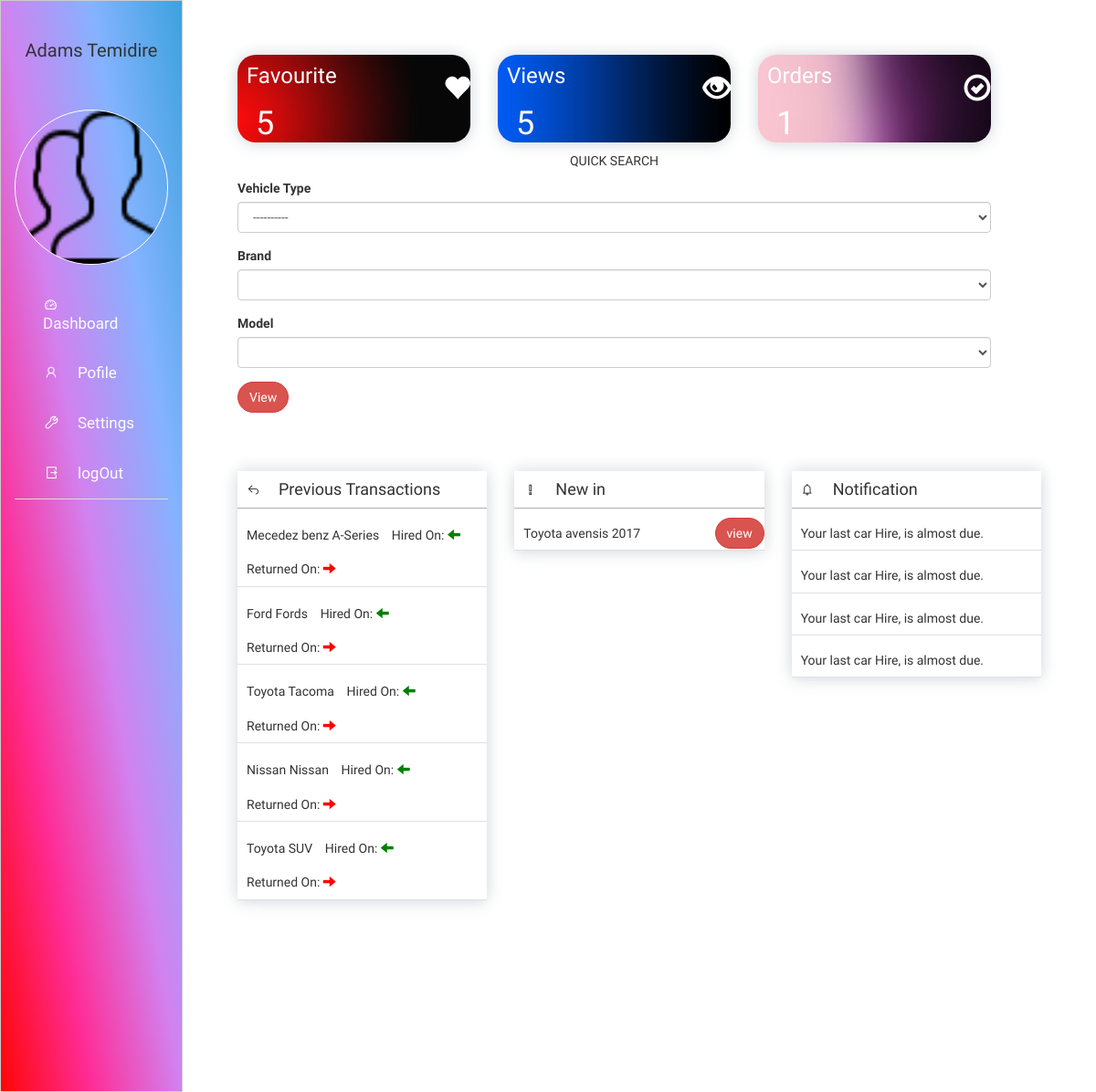
Screenshot of /Dashboard/ (signed in) with the database file from the repository.
### Account/models.py (models this page shows, shortened)
class CustomUser(AbstractUser):
	license=models.CharField(default='xxx-xxx-xxx',max_length=50)
	picture = models.ImageField(upload_to="profile", default="profile/users.png")
	is_active=models.BooleanField(default=True)
	address = models.CharField(max_length=150, default="lagos")
	phone = models.CharField(max_length=150, default="08000012345")

### Transport/models.py (models this page shows, shortened)
class Rent(models.Model):
	user = models.ForeignKey(User, on_delete=models.CASCADE, null=True, blank=True)
	Automobile = models.ForeignKey(AutoMobile, blank=True, on_delete=models.CASCADE)
	Cart=models.ForeignKey(cart,on_delete=models.CASCADE, null=True, blank=True)
	pickup_date = models.DateField(default=datetime.date.today)
	return_date = models.DateField(default=datetime.date.today)
	days = models.PositiveIntegerField(default=0)
	Cost = models.DecimalField(default=0.00, max_digits=100, decimal_places=2)

class AutoMobile(models.Model):
	Vehicle_id= models.ForeignKey(Vehicle, on_delete=models.CASCADE)
	Brands= models.ForeignKey(Brand, on_delete=models.CASCADE, default=1)
	Model=models.CharField(max_length=20)
	Color=models.CharField(max_length=10)
	No_of_Seat= models.PositiveIntegerField()
	image = models.ImageField(upload_to="AutoMobile",default='Users/Model/user.png', blank=True)
	Air_Condition=models.BooleanField(default=True)
	Availability=models.BooleanField(default=True)
	Cost= models.PositiveIntegerField()

class Brand(models.Model):
	Brand_Name= models.CharField(default="Tesla", max_length=50)
	def __str__(self):
		return self.Brand_Name

### Home/views.py (the view)
# urls.py: url(r'^Dashboard/$', views.dashboard, name='dashboard'),
def dashboard(request):
	template="Home/dashboard.html"
	user_info=CustomUser.objects.get(pk=request.user.pk)
	rent = Rent.objects.filter(user=request.user)
	rent_count=Rent.objects.filter(user=request.user).count()
	vehic= Vehicle.objects.all()
	orders= order.objects.filter(user=request.user).count
	context={
	'user':user_info,
	'rent_count':rent_count,
	'orders':orders,
	'rent':rent,
	'vehic':vehic,
	}
	return render(request,template,context)

### templates/Home/dashboard.html (shortened to what this page needs)
{% extends 'Home/signbase.html'%}
{% load static from staticfiles%}
{% block content%}
<div class="hidden-xs hidden-sm">
    <div class=" col-md-2 tab">
        <div class="profilename">
            <p>{{user.last_name}} {{user.first_name}}</p>
        </div>
        <div class="profilebox">
            <img class="img-responsive" src="{{user.picture.url}}">
        </div>
        <ul class="nav nav-tabs">
        <li class="active"><a data-toggle="tab" href="#dashboard-tab"><button style="font-family:'Heebo', sans-serif; margin-top:20px;" class="tablinks" onclick="openCity(event, 'Paris')"><i style="padding-right:20px;" class="la la-tachometer"></i>Dashboard</button></a></li>
        <li><a data-toggle="tab" href="#profile-tab"><button style=" font-family:'Heebo', sans-serif; " class="tablinks"><i style="padding-right:20px;"class="la la-user"></i>Pofile</button></a></li>
        <li><a data-toggle="tab" href="#setting-tab" ><button style="font-family:'Heebo', sans-serif;" class="tablinks" ><i style="padding-right:20px;" class="la la-wrench"></i>Settings</button></a></li>
        <li><a><button style="font-family:'Heebo', sans-serif;" class="tablinks" ><i  style="padding-right:20px;" class="la la-sign-out"></i>logOut</button></a></li>
        </ul>
    </div>
    <div class="col-md-10 tab-content col-md-push-2" style="overflow-x:hidden;">
        <div id="dashboard-tab" class="tab-pane fade in active col-md-12">
          <div class="container firstdash">
              <div class="row">
                  <div class="col-md-12">
                      <div class="col-md-3">
                          <div class="dashimage quickhire">
                               <span style=" color: #ffffff;" class="glyphicon glyphsethings glyphicon-heart"></span>
                          <div class="dashtext">
                              <h3 style="font-family:'Heebo', sans-serif; padding-top: 10px;">Favourite</h3>
                          </div>
                          <div class="dashcontent">
                              <h1 style=" color: #ffffff;">{{rent_count}}</h1>
                          </div>
                          </div>
                      </div>
                      <div class="col-md-3 col-xs-6">
                          <div class="dashimage1 quickhire">
                              <span style=" color: #ffffff;" class="glyphicon glyphsethings glyphicon-eye-open"></span>
                              <div class="dashtext">
                                  <h3 style="font-family:'Heebo', sans-serif; padding-top: 10px">Views</h3>
                              </div>
                              <div class="dashcontent">
                                  <h1 style=" color: #ffffff;">{{rent_count}}</h1>
                              </div>
                          </div>
                      </div>
                      <div class="col-md-3 col-xs-6">
                          <div class="dashimage2 quickhire">
                                   <span style=" color: #ffffff;" class="glyphicon glyphsethings glyphicon-ok-circle"></span>
                          <div class="dashtext">
                              <h3 style="font-family:'Heebo', sans-serif; padding-top: 10px">Orders</h3>
                          </div>
                          <div class="dashcontent">
                              <h1 style=" color: #ffffff;">{{orders}}</h1>
                          </div>
                          </div>
                      </div>
                  </div>
              </div>
          </div>
          <div class="container">
              <div class="row">
                  <div class="col-md-12">
                      <div class="col-md-9">
                          <center><p class="quicksearch">QUICK SEARCH</p></center>
                        <form action="{% url 'load_auto' %}" id="carform" method="post" enctype="multipart/form-data" novalidate>
            <div id="vehicleForm" class="form-group dashform" data-veh-url="{% url 'load_brand'%}">
            <label>Vehicle Type</label>
            <select class="form-control" id="id_vehicl" name="vehicle" required>
                <option>----------</option>
            </select>
            </div>
            <div id="BrandForm" class="form-group dashform1" data-model-url="{% url 'load_model' %}">
                <label>Brand</label>
                <div>
                    <select class="form-control" id="id_brand" name="Brand" required>
                    </select>
                </div>
            </div>
            <div class="form-group dashform1">
            <label>Model</label>
            <select class="form-control" id="id_model" name="Model">
                <option></option>
            </select>
            </div>
                            <button type="submit" style="border-radius: 100px;" class="btn btn-danger">View</button>
                        </form>
                      </div>
                      <div class="col-md-3">
                      </div>
                  </div>
              </div>
          </div>
          <div class="container-fluid seconddash">
              <div class="row dashmarg">
                  <div class="col-md-12">
                      <div class="col-md-4 notification">
                         <div class="compeletdash quickhire">
                              <div class="noteheader">
                              <li style="margin-left:10px;" class="la la-reply"></li><h4>Previous Transactions</h4>
                              </div>
                          {% for ren in rent%}
                          <div class="dash-cont">
                              <h5 style="margin-left:10px;">{{ren.Automobile.Brands}} {{ren.Automobile.Model}} </h5>
                              <h5 style="margin-left:10px;">Hired On: {{ren.pickup_date.date}} <span class="glyphicon glyphok glyphicon-arrow-left"></span></h5>
                              <h5 style="margin-left:10px;">Returned On: {{ren.return_date.date}}<span class="glyphicon glyphfail glyphicon-arrow-right"></span></h5>
                          </div>
                          {% endfor%}
                         </div>
                      </div>
                      <div class="col-md-4 ">
                          <div class="compeletdash quickhire">
                              <div class="noteheader">
                                  <li style="margin-left:10px;" class="la la-exclamation"></li><h4>New in</h4>
                              </div>
                              <div class="dash-cont">
                                <h5 style="margin-left:10px;display:inline-block" class="h5-set">Toyota avensis 2017</h5><button style="display:inline-block"  class="btn btn-danger">view</button>
                              </div>
                          </div>
                      </div>
                      <div class="col-md-4 notification">
                          <div class="compeletdash quickhire">
                              <div class="noteheader">
                                  <li style="margin-left:10px;" class="la la-bell"></li><h4>Notification</h4>
                              </div>
                          <div class="dash-cont">
                              <h5 style="margin-left:10px;">Your last car Hire, is almost due.</h5>
                          </div>
                          <div class="dash-cont">
                              <h5 style="margin-left:10px;">Your last car Hire, is almost due.</h5>
                          </div>
                          <div class="dash-cont">
                              <h5 style="margin-left:10px;">Your last car Hire, is almost due.</h5>
                          </div>
                          <div class="dash-cont">
                              <h5 style="margin-left:10px;">Your last car Hire, is almost due.</h5>
                          </div>
                          </div>
                      </div>
                  </div>
              </div>
          </div>
        </div>
    </div>
</div>
    {% endblock%}

### asset/css/style.css (style rules this page uses)
p,h1,h2,h3,h4,h5,h6,a, label,button,td,th,select { font-family: 'Oswald', sans-serif; }
.quickhire { box-shadow: rgba(58,78,95,0.2) 0 2px 16px, rgba(58,78,95,0.05) 0 -5px 16px; font-family: 'Heebo', sans-serif; font-size: 15px; margin-bottom: 2%; }
.form-group { font-family: "OCR A Extended"; }
.noteheader, .maincontent p { border-bottom: 1px solid #b0b0b0; }
.profilebox { margin: 40px 0 0 0; }
.glyphok { color: green; }
.glyphfail { color: red; }
.profilebox img { max-height: 170px; height: 180px; border: 1px solid #fff; border-radius: 500px; }
.profilename { text-align: center; font-family:'Heebo', sans-serif; margin-top: 40px; font-size: 20px; }
.profile-content, .dash-cont { margin: 10px 0 10px 0; border-bottom: 1px solid #e0e0e0; }
.otherdetails span, a { color: #868686; text-decoration: none; }
.carsform2 label, option { font-family:'Heebo', sans-serif ; }
.btn { font-family:'Heebo', sans-serif ; }
.noteheader h4 { display: inline-block; margin-left: 20px; }
.dashmarg { margin-bottom: 200px; }
.dashimage { background-image: url("/static/img/red.jpg"); cursor: pointer; background-size: cover; border-radius: 20px; }
.dashimage1 { background-image: url("/static/img/fadingblue.png"); cursor: pointer; background-size: cover; border-radius: 20px; }
.dashimage2 { background-image: url("/static/img/purple.jpg"); cursor: pointer; background-size: cover; border-radius: 20px; }
.glyphsethings { font-size: 30px; margin: 20px 0 20px 20px; float: right; }
.dashcontent { margin: 0 0 10px 20px; }
.dashtext { color: #ffffff; margin: 0 0 20px 10px; }
.firstdash { margin-top: 40px; }
.seconddash { margin-top: 50px; }
.dash-cont button { display: inline-block; border-radius: 100px; float: right; }
.dash-cont h5 { display: inline-block; }
.selected-cars h5, p { display: inline-block; }
.check-content p, h5 { font-family: 'Heebo', sans-serif; }
.tab { border: 1px solid #ccc; background-color: #f1f1f1; height: 100%; background-image: linear-gradient(to right top, #ff0505, #ff2c96, #d182ef, #84b3ff, #3da2de); position: fixed; }
.nav-tabs > li.active > a, .nav-tabs > li.active > a:focus, .nav-tabs > li.active > a:hover { background: transparent; border: none; }
.tab button { display: block; background-color: transparent; color: rgb(252, 252, 252); padding: 5px 16px; width: 100%; border: none; outline: none; text-align: left; cursor: pointer; transition: 0.3s; font-size: 17px; }
* { box-sizing: border-box }

### rows the page displays
CustomUser: last_name "Adams", first_name "Temidire", picture (picture)
Rent: Automobile.Brands "Mecedez benz", Automobile.Model "A-Series"
Rent: Automobile.Brands "Ford", Automobile.Model "Fords"
Rent: Automobile.Brands "Toyota", Automobile.Model "Tacoma"
Rent: Automobile.Brands "Nissan", Automobile.Model "Nissan"
Rent: Automobile.Brands "Toyota", Automobile.Model "SUV"

### other values shown
{{ rent_count }} "5"
{{ orders }} "1"
